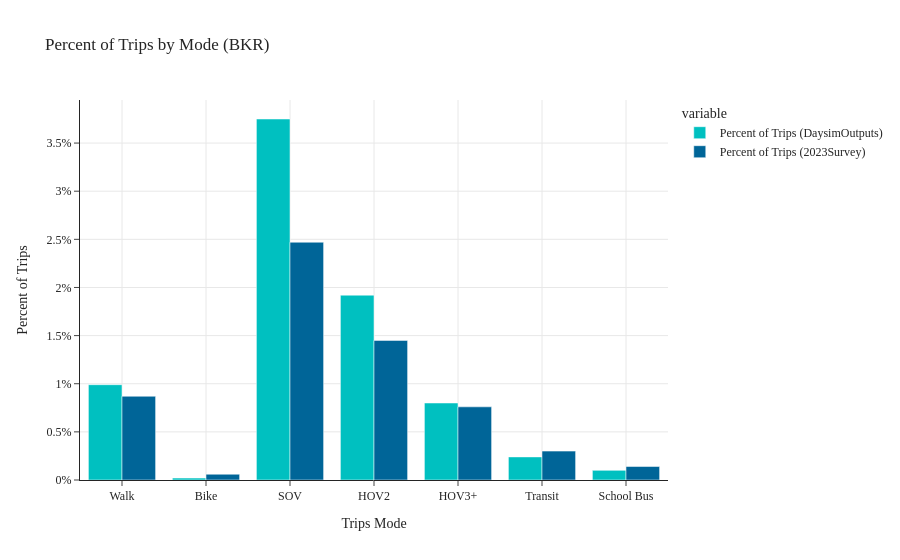

Notebook source saved alongside this figure:
### Code cell
pc_trip_by_mode(data1=data_daysim_bkr, data2=data_survey_bkr, tag='BKR')

### Figure 1 — Plotly figure (JSON) as saved in the notebook; plotly's stock layout.template omitted (floating-point values rounded to 4 significant figures)
{"data": [{"alignmentgroup": "True", "hovertemplate": "variable=Percent of Trips (DaysimOutputs)<br>Trips Mode=%{x}<br>value=%{y}<extra></extra>", "legendgroup": "Percent of Trips (DaysimOutputs)", "marker": {"color": "#00C0C0", "pattern": {"shape": ""}}, "name": "Percent of Trips (DaysimOutputs)", "offsetgroup": "Percent of Trips (DaysimOutputs)", "orientation": "v", "showlegend": true, "textposition": "auto", "type": "bar", "x": ["Walk", "Bike", "SOV", "HOV2", "HOV3+", "Transit", "School Bus"], "xaxis": "x", "y": [0.99, 0.02, 3.75, 1.92, 0.8, 0.24, 0.1], "yaxis": "y"}, {"alignmentgroup": "True", "hovertemplate": "variable=Percent of Trips (2023Survey)<br>Trips Mode=%{x}<br>value=%{y}<extra></extra>", "legendgroup": "Percent of Trips (2023Survey)", "marker": {"color": "#006598", "pattern": {"shape": ""}}, "name": "Percent of Trips (2023Survey)", "offsetgroup": "Percent of Trips (2023Survey)", "orientation": "v", "showlegend": true, "textposition": "auto", "type": "bar", "x": ["Walk", "Bike", "SOV", "HOV2", "HOV3+", "Transit", "School Bus"], "xaxis": "x", "y": [0.87, 0.06, 2.47, 1.45, 0.76, 0.3, 0.14], "yaxis": "y"}], "layout": {"barmode": "group", "legend": {"title": {"text": "variable"}, "tracegroupgap": 0}, "title": {"text": "Percent of Trips by Mode (BKR)"}, "xaxis": {"anchor": "y", "domain": [0.0, 1.0], "showgrid": true, "title": {"text": "Trips Mode"}}, "yaxis": {"anchor": "x", "domain": [0.0, 1.0], "showgrid": true, "ticksuffix": "%", "title": {"text": "Percent of Trips"}}}}
